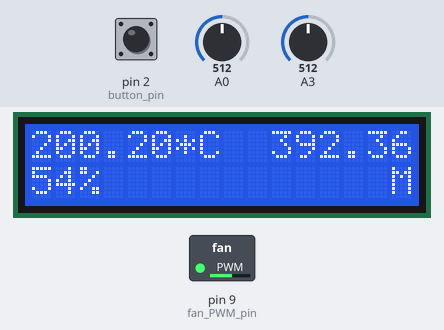
A sketch run on a simulated Arduino Uno, built with avr-gcc and run on an emulated ATmega328P. Shown: 16×2 character LCD, switched loads named in the sketch (green lamp = pin HIGH). Inputs (shaded band) come from the test bench; at power-on: pin 2 (button_pin) LOW, A3 = 512, A0 = 512.

Above: at 3.7 s.
3.8 s: pin 2 (button_pin) pulled HIGH for 0.6 s
At 5.2 s:
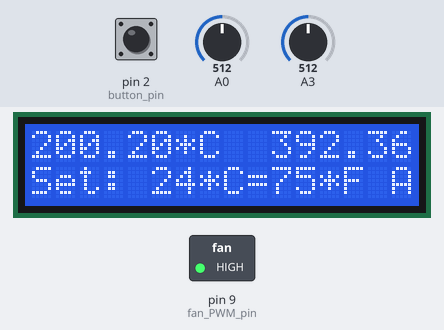
5.9 s: A3 set to 167
At 6.7 s:
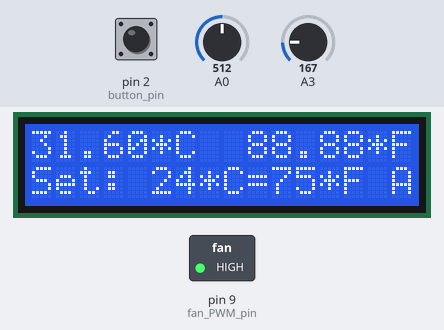
7.6 s: A3 set to 153
At 8.7 s:
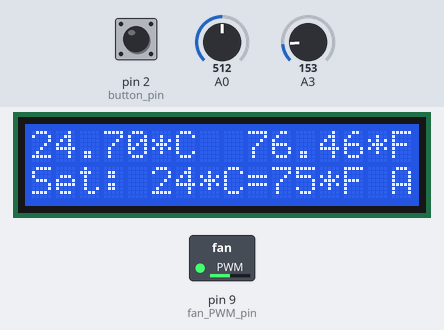
9.1 s: A0 set to 665
10.6 s: A0 set to 695
At 11.5 s:
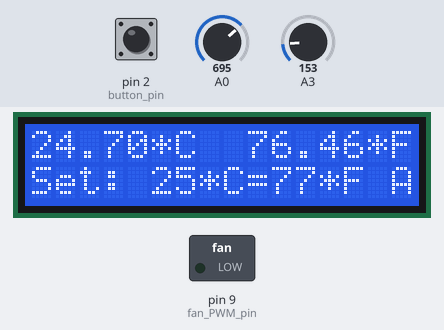
12.1 s: pin 2 (button_pin) pulled HIGH for 1 s
At 13.5 s:
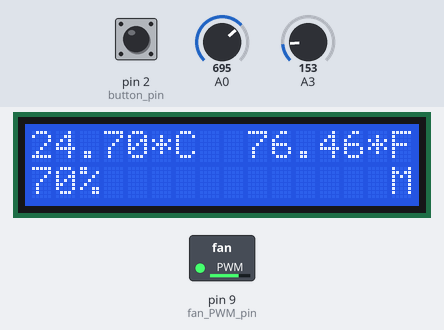
Timing chart, 0 to 15.1 s (numbered marks = the images above; inputs shaded):
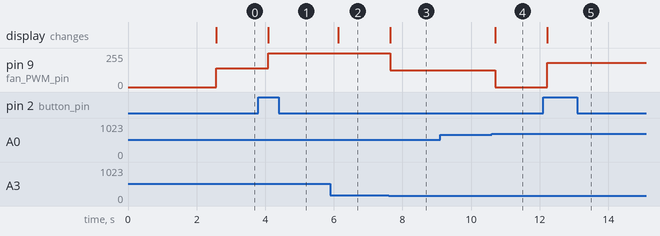

The sketch:

EE_TempRegulator_Project.ino
```cpp
/*EE_TempRegulator_Project.ino
   This program contains the code for a temperature regulator
   which checks the current ambient temperature and adjusts
   the speed of a DC fan accordingly.
   It has two modes: Manual (user sets fan speed)
   and Automatic (user sets desired temperature).
   Sensors:
   - Thermistor (temperature sensor)
   - Potentiometer
   - Push Button
   Actuators:
   - 120mm 4-pin PWM RGB Fan (12V DC motor)
   - 16x2 LCD

   Date: 04/20/2022
   Author: Daniel Noronha & Justin Yatsuhashi
   EE 10115 Temperature Regulator Project Code
*/

// Include LCD header
#include <LiquidCrystal.h>
// Set mode to manual by default but keep it volatile
// Can be accessed by interrupt
volatile bool automatic = false;
// Hardware limitations mean PWM duty cycle < 26 has no effect.
const int min_PWM_speed = 26; // ~10% fan speed (26/255)
// Define hardware pins
const int fan_PWM_pin = 9;
const int button_pin = 2;

LiquidCrystal lcd(11, 12, 4, 5, 6, 7);

void setup() {
  // Setup code which runs on startup only
  // Set fan digital PWM pin mode to OUTPUT
  pinMode(fan_PWM_pin, OUTPUT);
  // Attach rising interrupt to push button (on pin 2 = 0)
  attachInterrupt(button_pin-2, modeSwitch, RISING);
  // Initialize 16x2 LCD
  lcd.begin(16, 2);
  // Display Startup Message for 2.5 seconds
  lcd.setCursor(1,0);
  lcd.print("Temp Regulator");
  lcd.setCursor(0,1);
  lcd.print("By Daniel&Justin");
  delay(2500);
}

void loop() {
  // Main program loop (indefinite)
  // First clear the LCD
  lcd.clear();
  // Read thermistor temperature value (unmapped)
  int sensorVal = analogRead(A3);
  // Read potentiometer value
  int potVal = analogRead(A0);

  // Use therm2cel function defined below to map thermistor value to temperature
  float temp = therm2cel(sensorVal);// temperature in °C
  // Display current temperature on first line
  lcd.print(temp);
  lcd.print("*C");
  lcd.print("  ");
  lcd.print(temp*1.8+32); // °C to °F
  lcd.print("*F");
  lcd.setCursor(0,1);
  // If the mode is automatic:
  if (automatic) {
    // Map knob setting to temperature range (21°C-27°C)
    int settemp = map(potVal, 0, 1023, 21, 27);
    // Display set temperature on second line
    lcd.print("Set: ");
    lcd.print(settemp);
    lcd.print("*C=");
    lcd.print(int(settemp*1.8+32)); // °C to °F
    lcd.print("*F A"); // Show selected mode as Automatic (A)
    // If the current temperature is less than 1°C above the
    // set temperature, then set fan speed to 50% (127/255)
    if (int(temp) == settemp) analogWrite(fan_PWM_pin, 127);
    // Otherwise, if the current temperature is more than 1°C above the
    // set temperature, then set fan speed to 100% (255/255)
    else if (temp > settemp) analogWrite(fan_PWM_pin, 255);
    // If the current temperature is less than the set temperature,
    // then set the fan to idle (10%)
    else analogWrite(fan_PWM_pin, 0);
  }

  else {
    // Manual Mode
    // Map knob setting to PWM fan speed (26-255)
    int fanSpeed = map(potVal, 0, 1023, min_PWM_speed, 255);
    // Express PWM fan speed as a percentage (10%-100%)
    int percent = (fanSpeed/255.0) * 100;
    // Send PWM signal to fan
    analogWrite(fan_PWM_pin,fanSpeed);
    // Display user-set fan speed percentage on second line
    lcd.print(percent);
    lcd.print("%");
    lcd.setCursor(15,1);
    lcd.print("M"); // Show selected mode as Manual (M)
  }
  delay(500);
  // Wait half a second to let user read display before clearing

}

float therm2cel(int thermval) {
  // User-defined function to map thermistor value to temperature (°C)
  // Map thermistor value to millivolts (0-5mV)
  float mVolts = map(thermval, 0, 1023, 0, 5000);
  // Use linear equation to convert voltage to Celsius temperature
  float temp = (mVolts - 500.0) / 10.0;
  return temp;
}

void modeSwitch() {
  // Interrupt Service Routine to toggle system mode selection (A/M)
  // Checks how long it has been since last processed interrupt
  // If it has been less than 0.2s, do not process interrupt
  // Eliminates button bounce
  static unsigned long last_processed_interrupt_time = 0;
  unsigned long current_interrupt_time = millis();
  if ((current_interrupt_time - last_processed_interrupt_time) > 200) {
      // Bit-flip boolean value of global volatile variable automatic (0/1)
      automatic = !automatic;// false=>true or true=>false

      last_processed_interrupt_time = current_interrupt_time;
  }

}

// End of Program //
```

Measured:
- the behaviour switches between 154 and 153 on A3 (found by bisection; images 2 and 3)
- the behaviour switches between 681 and 682 on A0 (found by bisection; images 3 and 4)
- after the input at 3.8 s, pin 9 (fan_PWM_pin): 140/255 → 255/255 after 0.30 s; the display: changes after 0.30 s (image 1)
- after the input at 5.9 s, the display: changes after 0.23 s (image 2)
- after the input at 7.6 s, pin 9 (fan_PWM_pin): 255/255 → 127/255 after 0.05 s; the display: changes after 0.05 s (image 3)
- after the input at 9.1 s, every drawn part: stays the same
- after the input at 10.6 s, pin 9 (fan_PWM_pin): 127/255 → 0/255 after 0.10 s; the display: changes after 0.10 s (image 4)
- after the input at 12.1 s, pin 9 (fan_PWM_pin): 0/255 → 181/255 after 0.12 s; the display: changes after 0.12 s (image 5)
